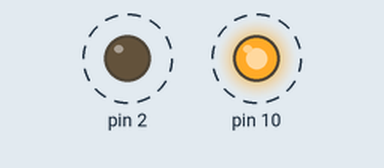
This sketch was run on a simulated Arduino Uno, built with avr-gcc and run on an emulated ATmega328P. Parts: output pins drawn as LEDs (lit = HIGH). Dashed ring = blinking.

Above: at 0.1 s.
Timing chart, 0 to 3.0 s (numbered marks = the images above):
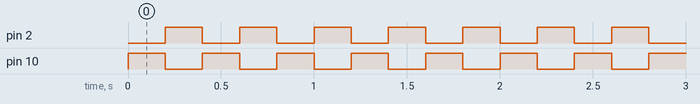

The sketch:

PART_4_2.ino
```cpp
/* University of Washington
ECE 474,  6/27/23
*
Jason Bentley
Lab 1 - Part 4.2
Acknowledgments:	Blink.ino from example sketches
*/

// the setup function runs once when you press reset or power the board
void setup() {
  // initialize digital pin GPIO 10 and GPIO 2 as an output.
  pinMode(10, OUTPUT);
  pinMode(2, OUTPUT);
}

// the loop function runs over and over again forever
void loop() {
  digitalWrite(10, HIGH);   // turn the LED on (HIGH is the voltage level)
  digitalWrite(2, LOW);     // speaker click
  delay(200);               // wait for a 200ms
  digitalWrite(10, LOW);    // turn the LED off by making the voltage LOW
  digitalWrite(2, HIGH);    // speaker click
  delay(200);               // wait for a 200ms
}
```

Measured:
- by itself, pin 2, pin 10: alternates HIGH for 0.20 s and LOW for 0.20 s
